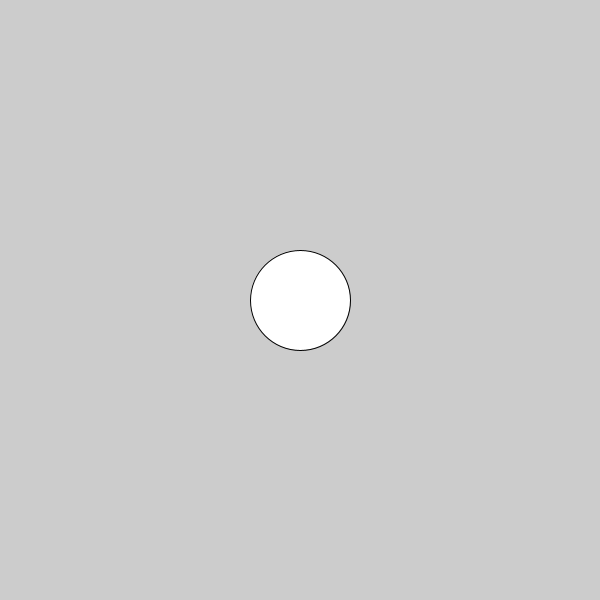
Frame 1 (no input)
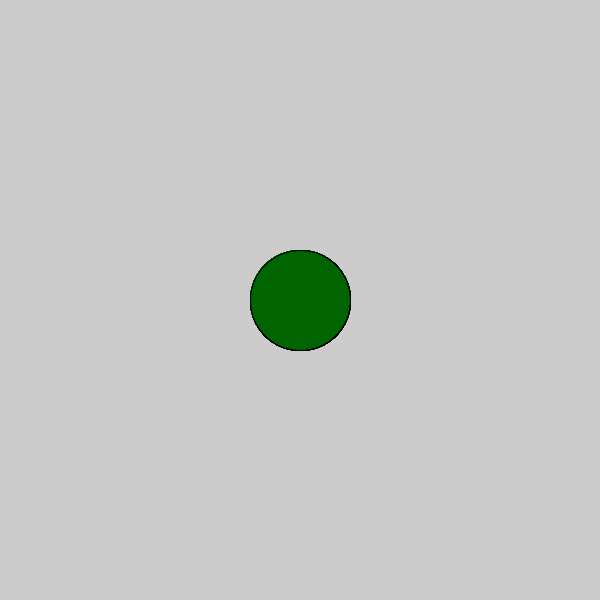
Frame 60 (the mouse pressed at the canvas centre just before this capture)
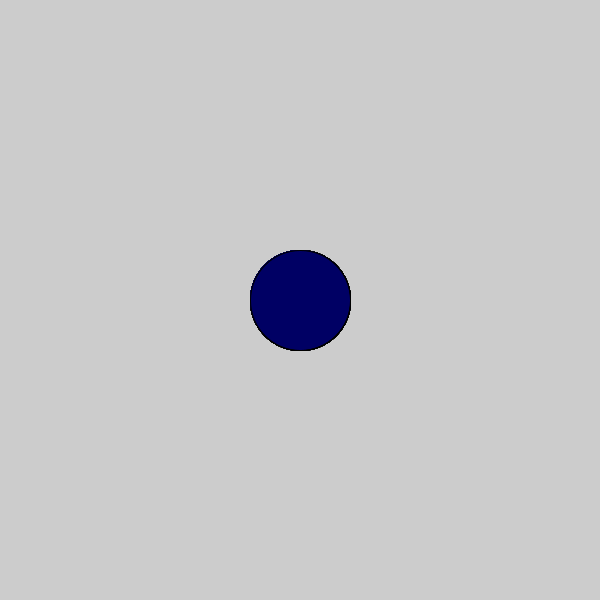
Frame 120 (the mouse held since frame 60 and released just before this capture)

The Processing sketch that drew these frames (run headless with seeded random() and noise(); from frame 60 on, the mouse is pressed at the canvas centre):

// Processing sketch: c_LogicalDot
// ── c_LogicalDot.pde

void setup() {
  
// 1. Set the size of the sketch. Make it 600 pixels square. 
  size(600,600);

}

void draw() {
  
// 2. Draw an ellipse
// Run the program to make sure it works before moving on.

ellipse(300,300, 100,100);
// 3. Change the color of the ellipse when the mouse is pressed.
//    Use the following code, but put your colors where indicated
//    Remember to use the   fill()  command to set colors.

if (mousePressed) {
 
   //  put one color here 
  fill(0,0,100);
} else {
  
   // put a different color here
  fill(0,100,0);
}  
  
  
  
}
